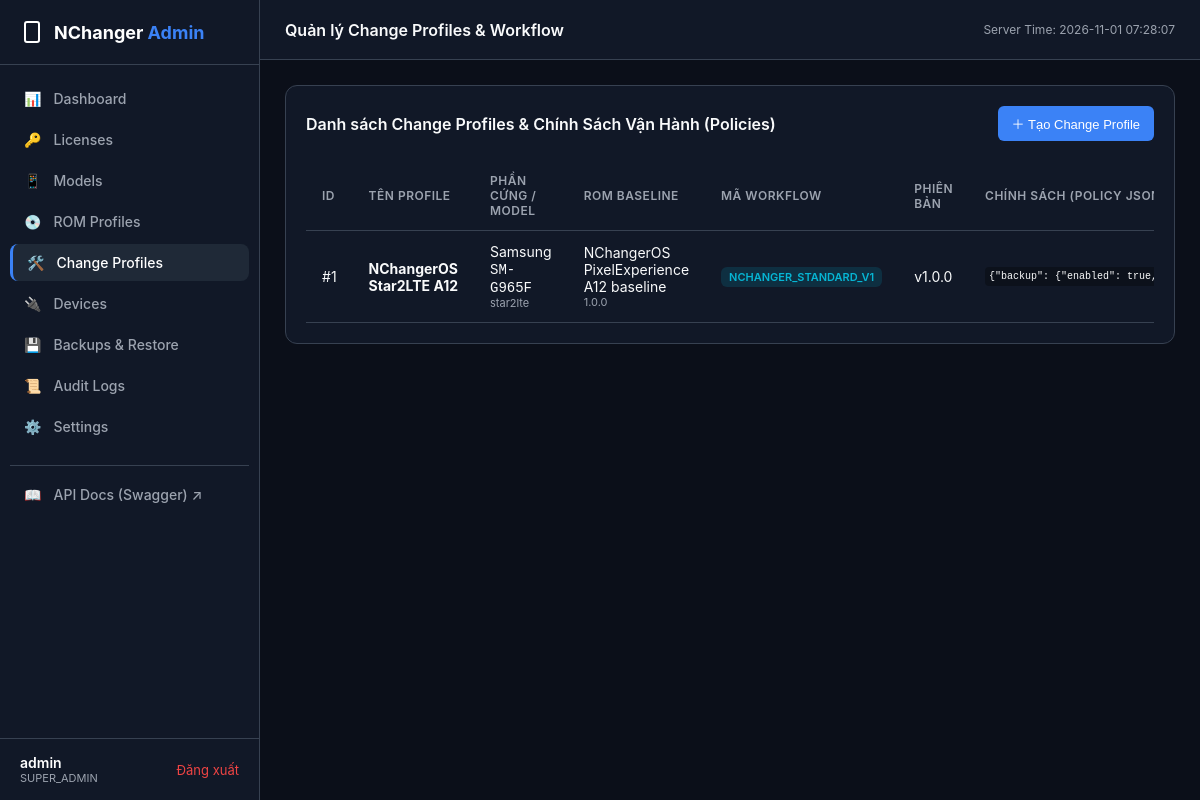
/admin/change_profiles.php (signed in), run on the app's committed database.
### tables this page shows
CREATE TABLE `change_profiles` (
  `id` INT UNSIGNED NOT NULL AUTO_INCREMENT,
  `model_id` INT UNSIGNED NOT NULL,
  `rom_profile_id` INT UNSIGNED DEFAULT NULL,
  `name` VARCHAR(160) NOT NULL,
  `version` VARCHAR(40) NOT NULL DEFAULT '1.0.0',
  `status` ENUM('active', 'disabled') NOT NULL DEFAULT 'active',
  `workflow_code` VARCHAR(80) NOT NULL,
  `policy_json` JSON DEFAULT NULL,
  `created_at` TIMESTAMP NOT NULL DEFAULT CURRENT_TIMESTAMP,
  `updated_at` TIMESTAMP NOT NULL DEFAULT CURRENT_TIMESTAMP ON UPDATE CURRENT_TIMESTAMP,
  PRIMARY KEY (`id`),
  INDEX `idx_model` (`model_id`),
  INDEX `idx_rom` (`rom_profile_id`),
  INDEX `idx_workflow` (`workflow_code`),
  FOREIGN KEY (`model_id`) REFERENCES `models`(`id`) ON DELETE CASCADE,
  FOREIGN KEY (`rom_profile_id`) REFERENCES `rom_profiles`(`id`) ON DELETE SET NULL
);

CREATE TABLE `brands` (
  `id` INT UNSIGNED NOT NULL AUTO_INCREMENT,
  `name` VARCHAR(80) NOT NULL UNIQUE,
  `status` ENUM('active', 'disabled') NOT NULL DEFAULT 'active',
  `created_at` TIMESTAMP NOT NULL DEFAULT CURRENT_TIMESTAMP,
  PRIMARY KEY (`id`)
);

CREATE TABLE `models` (
  `id` INT UNSIGNED NOT NULL AUTO_INCREMENT,
  `brand_id` INT UNSIGNED NOT NULL,
  `model_code` VARCHAR(120) NOT NULL,
  `marketing_name` VARCHAR(160) NOT NULL,
  `codename` VARCHAR(120) DEFAULT NULL,
  `soc` VARCHAR(120) DEFAULT NULL,
  `architecture` VARCHAR(30) DEFAULT NULL,
  `android_min` VARCHAR(20) DEFAULT NULL,
  `android_max` VARCHAR(20) DEFAULT NULL,
  `status` ENUM('active', 'disabled') NOT NULL DEFAULT 'active',
  `created_at` TIMESTAMP NOT NULL DEFAULT CURRENT_TIMESTAMP,
  `updated_at` TIMESTAMP NOT NULL DEFAULT CURRENT_TIMESTAMP ON UPDATE CURRENT_TIMESTAMP,
  PRIMARY KEY (`id`),
  UNIQUE KEY `uq_brand_model` (`brand_id`, `model_code`),
  INDEX `idx_codename` (`codename`),
  INDEX `idx_status` (`status`),
  FOREIGN KEY (`brand_id`) REFERENCES `brands`(`id`) ON DELETE RESTRICT
);

CREATE TABLE `rom_profiles` (
  `id` INT UNSIGNED NOT NULL AUTO_INCREMENT,
  `model_id` INT UNSIGNED NOT NULL,
  `profile_code` VARCHAR(64) NOT NULL UNIQUE,
  `name` VARCHAR(160) NOT NULL,
  `version` VARCHAR(50) NOT NULL DEFAULT '1.0.0',
  `android_version` VARCHAR(20) NOT NULL,
  `api_level` INT UNSIGNED NOT NULL,
  `build_id` VARCHAR(100) DEFAULT NULL,
  `security_patch` VARCHAR(30) DEFAULT NULL,
  `system_layout` VARCHAR(50) DEFAULT 'raw/system',
  `vendor_layout` VARCHAR(50) DEFAULT 'raw/vendor',
  `recovery_type` VARCHAR(50) DEFAULT 'recovery',
  `nchanger_api` INT UNSIGNED NOT NULL DEFAULT 1,
  `manifest_json` JSON DEFAULT NULL,
  `status` ENUM('active', 'pending_validation', 'disabled') NOT NULL DEFAULT 'pending_validation',
  `created_at` TIMESTAMP NOT NULL DEFAULT CURRENT_TIMESTAMP,
  `updated_at` TIMESTAMP NOT NULL DEFAULT CURRENT_TIMESTAMP ON UPDATE CURRENT_TIMESTAMP,
  PRIMARY KEY (`id`),
  FOREIGN KEY (`model_id`) REFERENCES `models`(`id`) ON DELETE RESTRICT,
  INDEX `idx_rom_model_id` (`model_id`),
  INDEX `idx_rom_status` (`status`)
);

### public/admin/change_profiles.php (the view, shortened to what this page needs)
<?php
$db = Database::getConnection();
$profiles = $db->query('
    SELECT cp.*, b.name AS brand, m.model_code, m.codename, r.name AS rom_name, r.version AS rom_version
    FROM change_profiles cp
    JOIN models m ON m.id = cp.model_id
    JOIN brands b ON b.id = m.brand_id
    LEFT JOIN rom_profiles r ON r.id = cp.rom_profile_id
    ORDER BY cp.id DESC
')->fetchAll(PDO::FETCH_ASSOC);
include __DIR__ . '/includes/header.php';
?>
<div class="card">
    <div class="card-header">
        <div class="card-title">Danh sách Change Profiles & Chính Sách Vận Hành (Policies)</div>
        <button class="btn btn-primary" onclick="openModal('addProfileModal')">＋ Tạo Change Profile</button>
    </div>
    <div class="table-responsive">
        <table>
            <thead>
                <tr>
                    <th>ID</th>
                    <th>Tên Profile</th>
                    <th>Phần cứng / Model</th>
                    <th>ROM Baseline</th>
                    <th>Mã Workflow</th>
                    <th>Phiên bản</th>
                    <th>Chính sách (Policy JSON)</th>
                </tr>
            </thead>
            <tbody>
                <?php if (empty($profiles)): ?>
                    <tr><td colspan="9" style="text-align: center; color: var(--text-muted);">Chưa có Change Profile nào</td></tr>
                <?php else: ?>
                    <?php foreach ($profiles as $p): ?>
                        <tr>
                            <td>#<?= $p['id'] ?></td>
                            <td>
                                <b><?= htmlspecialchars($p['name']) ?></b>
                            </td>
                            <td>
                                <?= htmlspecialchars($p['brand']) ?> <code><?= htmlspecialchars($p['model_code']) ?></code>
                                <div style="font-size: 11px; color: var(--text-muted);"><?= htmlspecialchars($p['codename']) ?></div>
                            </td>
                            <td>
                                <?= htmlspecialchars($p['rom_name'] ?? 'Generic baseline') ?>
                                <div style="font-size: 11px; color: var(--text-muted);"><?= htmlspecialchars($p['rom_version'] ?? '') ?></div>
                            </td>
                            <td>
                                <span class="badge badge-info"><?= htmlspecialchars($p['workflow_code']) ?></span>
                            </td>
                            <td>v<?= htmlspecialchars($p['version']) ?></td>
                            <td>
                                <pre style="font-size: 10px; max-width: 200px; max-height: 60px; overflow-y: auto; background: rgba(0,0,0,0.3); padding: 4px; border-radius: 4px;"><?= htmlspecialchars($p['policy_json']) ?></pre>
                            </td>
                        </tr>
                    <?php endforeach; ?>
                <?php endif; ?>
            </tbody>
        </table>
    </div>
</div>
<?php include __DIR__ . '/includes/footer.php'; ?>

### public/admin/assets/css/admin.css (style rules this page uses)
:root { --bg-primary: #0b0f19; --bg-surface: #111827; --bg-surface-elevated: #1f2937; --border-color: #374151; --text-primary: #f9fafb; --text-muted: #9ca3af; --accent: #3b82f6; --accent-hover: #2563eb; --success: #10b981; --warning: #f59e0b; --danger: #ef4444; --info: #06b6d4; --sidebar-width: 260px; --font-family: -apple-system, BlinkMacSystemFont, "Segoe UI", Roboto, "Helvetica Neue", Arial, sans-serif; }
* { box-sizing: border-box; margin: 0; padding: 0; }
body { font-family: var(--font-family); background-color: var(--bg-primary); color: var(--text-primary); min-height: 100vh; display: flex; font-size: 14px; }
.card { background-color: var(--bg-surface); border: 1px solid var(--border-color); border-radius: 12px; padding: 20px; margin-bottom: 25px; }
.card-header { display: flex; align-items: center; justify-content: space-between; margin-bottom: 20px; }
.card-title { font-size: 16px; font-weight: 600; }
.table-responsive { overflow-x: auto; }
table { width: 100%; border-collapse: collapse; text-align: left; }
th, td { padding: 12px 16px; border-bottom: 1px solid var(--border-color); }
th { color: var(--text-muted); font-weight: 600; font-size: 12px; text-transform: uppercase; letter-spacing: 0.5px; }
.badge { display: inline-block; padding: 3px 8px; font-size: 11px; font-weight: 600; border-radius: 6px; text-transform: uppercase; }
.badge-info { background-color: rgba(6, 182, 212, 0.15); color: var(--info); }
.btn { display: inline-flex; align-items: center; gap: 6px; padding: 8px 14px; font-size: 13px; font-weight: 500; border-radius: 6px; border: none; cursor: pointer; text-decoration: none; transition: background-color 0.2s; }
.btn-primary { background-color: var(--accent); color: #fff; }

### data on the page
change_profiles: id "1", name "NChangerOS Star2LTE A12", brands.name "Samsung", model.model_code "SM-G965F", model.codename "star2lte", rom_profile.name "NChangerOS PixelExperience A12 baseline", rom_profile.version "1.0.0", workflow_code "NCHANGER_STANDARD_V1", version "1.0.0", policy_json "{\"backup\": {\"enabled\":…"

### other printed values
$currentUser['username'] "admin"
$currentUser['role'] "SUPER_ADMIN"
$pageTitle "Quản lý Change Profiles & Workflow"
